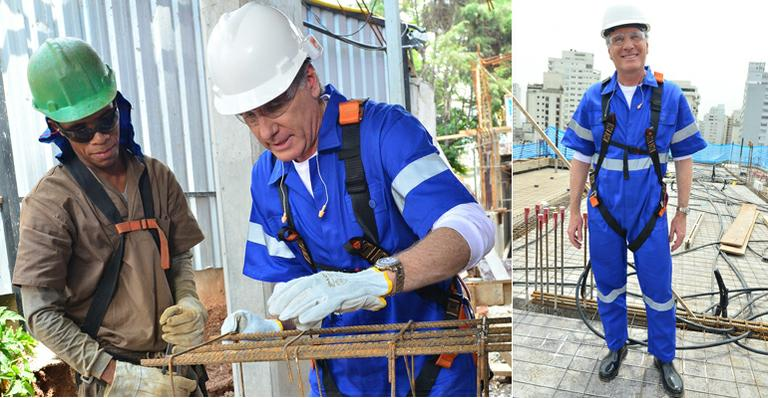
#> input picture analise02.jpg, 768 x 398 px, given in place of the camera
$ python CorrecaoMorfologica.py
#> lines starting #> are read from the running program, lines starting #| are printed output that depends on the picture; after the words box and inside, x2 and y2 are one past the last pixel; in counts of white or black regions, pixels touching at a corner belong together
import cv2
import numpy as np

camera = cv2.VideoCapture(0)

while True:
    ret, frame = camera.read()
#> frame is the input picture: shape (398, 768, 3); mean B, G, R 158.7, 149.4, 144.6
    frame = cv2.flip(frame, 1)
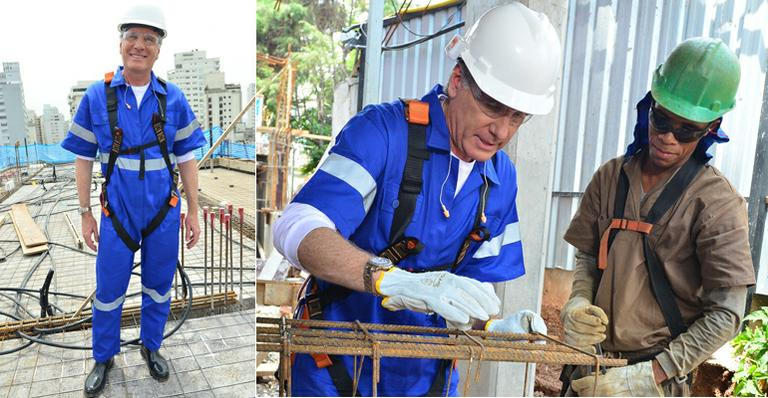
#> frame: shape (398, 768, 3); mean B, G, R 158.7, 149.4, 144.6
    hsv_frame = cv2.cvtColor(frame, cv2.COLOR_BGR2HSV)
#> hsv_frame: shape (398, 768, 3); mean H, S, V 64.3, 72.5, 174.4

    binarizationObject = cv2.cvtColor(frame, cv2.COLOR_BGR2GRAY)
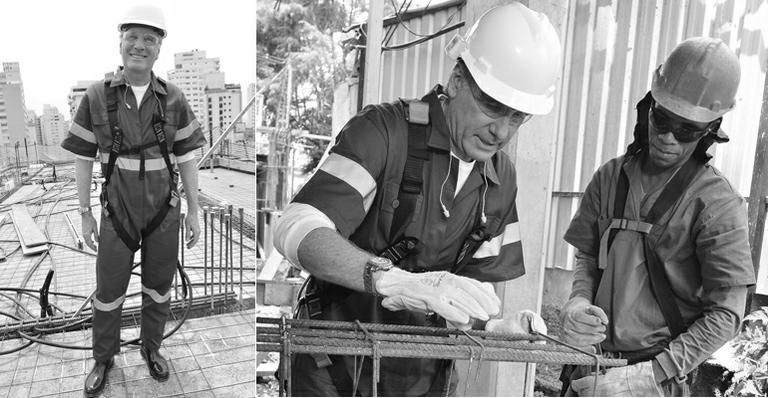
#> binarizationObject: shape (398, 768); min 0, max 255, mean 149
    ImagemGaussianBlur = cv2.GaussianBlur(binarizationObject, (7, 7), 0)
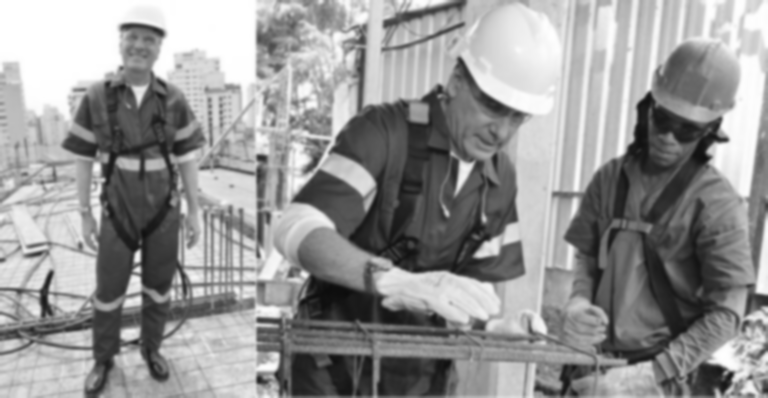
#> ImagemGaussianBlur: shape (398, 768); min 12, max 255, mean 148.9
    _, ImagemThrehold = cv2.threshold(
        ImagemGaussianBlur, 120, 255, cv2.THRESH_BINARY_INV
    )
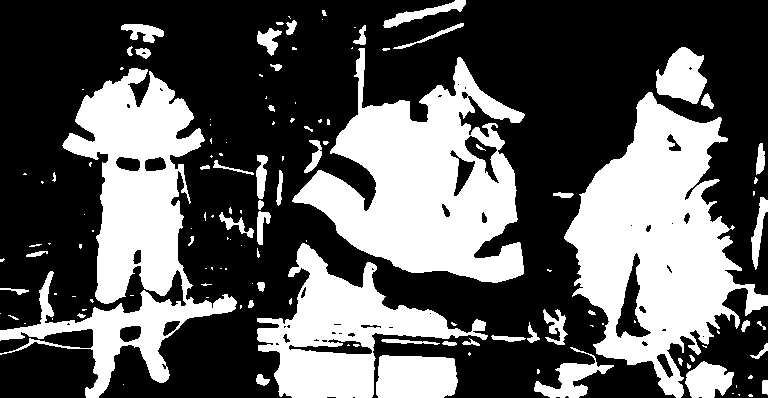
#> ImagemThrehold: shape (398, 768); 36.3% white; 135 white regions (78 under 20 px), largest, box (x1, y1, x2, y2) and area: (564, 92, 768, 398) 29587, (292, 48, 525, 283) 27809, (0, 68, 237, 398) 25121
    ImagemAdaptive = cv2.adaptiveThreshold(
        ImagemGaussianBlur,
        255,
        cv2.ADAPTIVE_THRESH_MEAN_C,
        cv2.THRESH_BINARY_INV,
        25,
        10,
    )
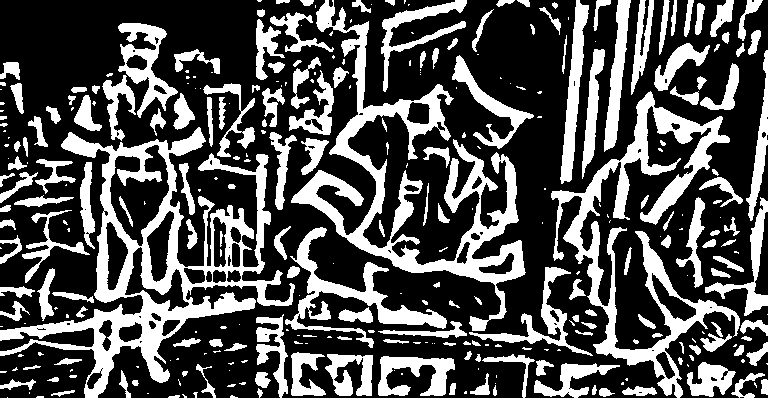
#> ImagemAdaptive: shape (398, 768); 31.9% white; 327 white regions (144 under 20 px), largest, box (x1, y1, x2, y2) and area: (0, 127, 295, 398) 17168, (291, 0, 526, 331) 13689, (551, 91, 740, 398) 11513

    kernel = np.ones((5, 5), np.uint8)
    opening = cv2.morphologyEx(ImagemAdaptive, cv2.MORPH_OPEN, kernel)
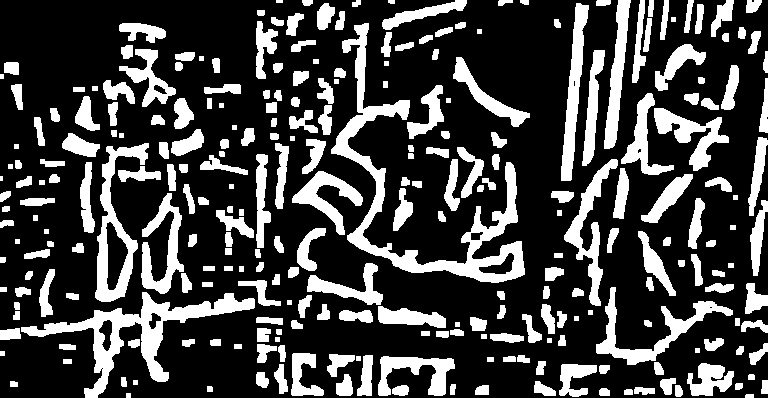
#> opening: shape (398, 768); 26.1% white; 277 white regions (1 under 20 px), largest, box (x1, y1, x2, y2) and area: (331, 23, 525, 283) 7353, (21, 292, 255, 398) 5151, (95, 143, 149, 302) 2726
    closing = cv2.morphologyEx(ImagemAdaptive, cv2.MORPH_CLOSE, kernel)
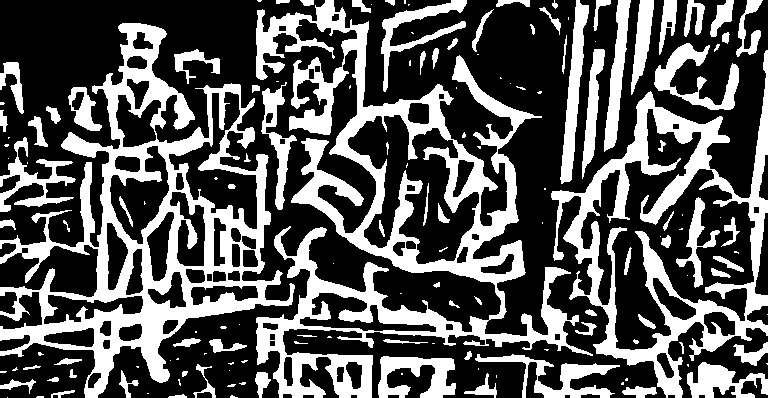
#> closing: shape (398, 768); 34.5% white; 154 white regions (68 under 20 px), largest, box (x1, y1, x2, y2) and area: (256, 0, 593, 398) 31687, (0, 23, 295, 398) 27738, (551, 50, 768, 398) 16542
    cv2.imshow("Opening", opening)
    cv2.imshow("Closing", closing)

    if ret:
        key = cv2.waitKey(1)
#> (key Esc is pressed here)
        if key == 27:
            break

cv2.destroyAllWindows()
camera.release()
